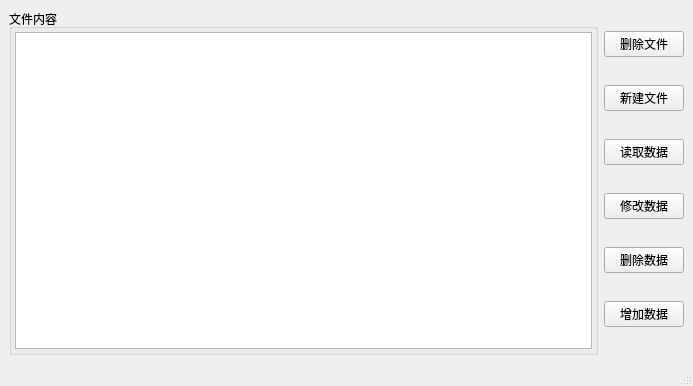
<?xml version="1.0" encoding="UTF-8"?>
<ui version="4.0">
 <class>MainWindow</class>
 <widget class="QMainWindow" name="MainWindow">
  <property name="geometry">
   <rect>
    <x>0</x>
    <y>0</y>
    <width>693</width>
    <height>386</height>
   </rect>
  </property>
  <property name="windowTitle">
   <string>MainWindow</string>
  </property>
  <widget class="QWidget" name="centralwidget">
   <layout class="QHBoxLayout" name="horizontalLayout_2">
    <item>
     <widget class="QGroupBox" name="groupBox">
      <property name="title">
       <string>文件内容</string>
      </property>
      <layout class="QHBoxLayout" name="horizontalLayout">
       <property name="leftMargin">
        <number>3</number>
       </property>
       <property name="topMargin">
        <number>3</number>
       </property>
       <property name="rightMargin">
        <number>3</number>
       </property>
       <property name="bottomMargin">
        <number>3</number>
       </property>
       <item>
        <widget class="QTextEdit" name="textEdit"/>
       </item>
      </layout>
     </widget>
    </item>
    <item>
     <layout class="QVBoxLayout" name="verticalLayout">
      <item>
       <widget class="QPushButton" name="deleteFile">
        <property name="text">
         <string>删除文件</string>
        </property>
       </widget>
      </item>
      <item>
       <widget class="QPushButton" name="createFile">
        <property name="text">
         <string>新建文件</string>
        </property>
       </widget>
      </item>
      <item>
       <widget class="QPushButton" name="readBtn">
        <property name="text">
         <string>读取数据</string>
        </property>
       </widget>
      </item>
      <item>
       <widget class="QPushButton" name="updateElementBtn">
        <property name="text">
         <string>修改数据</string>
        </property>
       </widget>
      </item>
      <item>
       <widget class="QPushButton" name="pushButton_4">
        <property name="text">
         <string>删除数据</string>
        </property>
       </widget>
      </item>
      <item>
       <widget class="QPushButton" name="addBtn">
        <property name="text">
         <string>增加数据</string>
        </property>
       </widget>
      </item>
     </layout>
    </item>
   </layout>
  </widget>
  <widget class="QMenuBar" name="menubar">
   <property name="geometry">
    <rect>
     <x>0</x>
     <y>0</y>
     <width>693</width>
     <height>26</height>
    </rect>
   </property>
  </widget>
  <widget class="QStatusBar" name="statusbar"/>
 </widget>
 <resources/>
 <connections/>
</ui>
